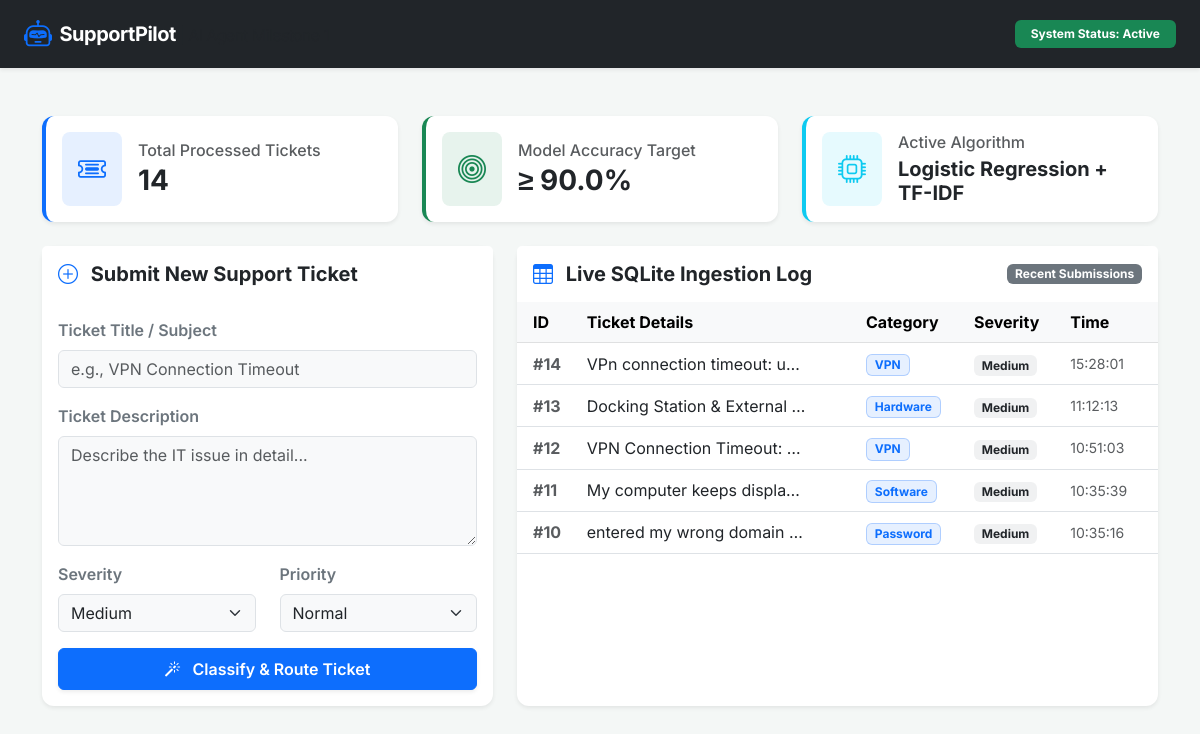
The page / on the database its author committed.
### tables this page shows
CREATE TABLE tickets (
            id INTEGER PRIMARY KEY AUTOINCREMENT,
            title TEXT,
            description TEXT NOT NULL,
            category TEXT,
            confidence REAL,
            severity TEXT,
            priority TEXT,
            status TEXT DEFAULT 'Open',
            created_at TIMESTAMP DEFAULT CURRENT_TIMESTAMP
        );

### app.py (the view)
@app.route('/')
def home():
    recent_tickets = get_recent_tickets()
    total_tickets = get_ticket_stats()
    return render_template('index.html', recent_tickets=recent_tickets, total_tickets=total_tickets)

### app.py (called while the page is built)
def get_recent_tickets():
    if not os.path.exists(DB_NAME):
        return []
    conn = sqlite3.connect(DB_NAME)
    conn.row_factory = sqlite3.Row
    cursor = conn.cursor()
    cursor.execute('SELECT * FROM tickets ORDER BY id DESC LIMIT 5')
    tickets = cursor.fetchall()
    conn.close()
    return tickets

def get_ticket_stats():
    if not os.path.exists(DB_NAME):
        return 0
    conn = sqlite3.connect(DB_NAME)
    cursor = conn.cursor()
    cursor.execute('SELECT COUNT(*) FROM tickets')
    count = cursor.fetchone()[0]
    conn.close()
    return count

### templates/index.html (shortened to what this page needs)
<!DOCTYPE html>
<html lang="en">
<head>
    <link href="https://cdn.jsdelivr.net/npm/bootstrap@5.3.0/dist/css/bootstrap.min.css" rel="stylesheet">
    <link href="https://cdn.jsdelivr.net/npm/bootstrap-icons@1.10.5/font/bootstrap-icons.css" rel="stylesheet">
</head>
<body>
    <nav class="navbar navbar-expand-lg navbar-dark bg-dark shadow-sm">
        <div class="container-fluid px-4">
            <a class="navbar-brand d-flex align-items-center" href="#">
                <i class="bi bi-robot text-primary fs-3 me-2"></i>
                <span>SupportPilot <span class="text-muted fw-light fs-6">| AI Agent Milestone 1</span></span>
            </a>
            <span class="badge bg-success px-3 py-2">System Status: Active</span>
        </div>
    </nav>
    <div class="container my-5">
        <div class="row g-4 mb-4">
            <div class="col-md-4">
                <div class="card stat-card shadow-sm p-3 bg-white">
                    <div class="d-flex align-items-center">
                        <div class="flex-shrink-0 bg-primary bg-opacity-10 text-primary p-3 rounded-3 fs-3">
                            <i class="bi bi-ticket-detailed"></i>
                        </div>
                        <div class="ms-3">
                            <h6 class="text-muted mb-1">Total Processed Tickets</h6>
                            <h3 class="fw-bold mb-0">{{ total_tickets }}</h3>
                        </div>
                    </div>
                </div>
            </div>
            <div class="col-md-4">
                <div class="card stat-card border-success shadow-sm p-3 bg-white" style="border-left-color: #198754 !important;">
                    <div class="d-flex align-items-center">
                        <div class="flex-shrink-0 bg-success bg-opacity-10 text-success p-3 rounded-3 fs-3">
                            <i class="bi bi-bullseye"></i>
                        </div>
                        <div class="ms-3">
                            <h6 class="text-muted mb-1">Model Accuracy Target</h6>
                            <h3 class="fw-bold mb-0">&ge; 90.0%</h3>
                        </div>
                    </div>
                </div>
            </div>
            <div class="col-md-4">
                <div class="card stat-card border-info shadow-sm p-3 bg-white" style="border-left-color: #0dcaf0 !important;">
                    <div class="d-flex align-items-center">
                        <div class="flex-shrink-0 bg-info bg-opacity-10 text-info p-3 rounded-3 fs-3">
                            <i class="bi bi-cpu"></i>
                        </div>
                        <div class="ms-3">
                            <h6 class="text-muted mb-1">Active Algorithm</h6>
                            <h5 class="fw-bold mb-0">Logistic Regression + TF-IDF</h5>
                        </div>
                    </div>
                </div>
            </div>
        </div>
        <div class="row g-4">
            <div class="col-lg-5">
                <div class="card shadow-sm h-100">
                    <div class="card-header bg-white py-3 border-bottom-0">
                        <h5 class="fw-bold mb-0"><i class="bi bi-plus-circle text-primary me-2"></i> Submit New Support Ticket</h5>
                    </div>
                    <div class="card-body">
                        <form action="/predict" method="POST">
                            <div class="mb-3">
                                <label for="ticket_title" class="form-label fw-semibold text-secondary">Ticket Title / Subject</label>
                                <input type="text" class="form-control bg-light" id="ticket_title" name="ticket_title" placeholder="e.g., VPN Connection Timeout" required>
                            </div>
                            <div class="mb-3">
                                <label for="ticket" class="form-label fw-semibold text-secondary">Ticket Description</label>
                                <textarea class="form-control bg-light" id="ticket" name="ticket" rows="4" placeholder="Describe the IT issue in detail..." required></textarea>
                            </div>
                            <div class="row mb-3">
                                <div class="col-6">
                                    <label for="severity" class="form-label fw-semibold text-secondary">Severity</label>
                                    <select class="form-select bg-light" id="severity" name="severity">
                                        <option value="Medium" selected>Medium</option>
                                    </select>
                                </div>
                                <div class="col-6">
                                    <label for="priority" class="form-label fw-semibold text-secondary">Priority</label>
                                    <select class="form-select bg-light" id="priority" name="priority">
                                        <option value="Normal" selected>Normal</option>
                                    </select>
                                </div>
                            </div>
                            <button type="submit" class="btn btn-primary w-100 py-2 fw-semibold shadow-sm">
                                <i class="bi bi-magic me-2"></i> Classify & Route Ticket
                            </button>
                        </form>
                    </div>
                </div>
            </div>
            <div class="col-lg-7">
                <div class="card shadow-sm h-100">
                    <div class="card-header bg-white py-3 border-bottom-0 d-flex justify-content-between align-items-center">
                        <h5 class="fw-bold mb-0"><i class="bi bi-table text-primary me-2"></i> Live SQLite Ingestion Log</h5>
                        <span class="badge bg-secondary">Recent Submissions</span>
                    </div>
                    <div class="card-body p-0">
                        <div class="table-responsive">
                            <table class="table table-hover align-middle mb-0">
                                <thead class="table-light">
                                    <tr>
                                        <th class="ps-3">ID</th>
                                        <th>Ticket Details</th>
                                        <th>Category</th>
                                        <th>Severity</th>
                                        <th class="pe-3">Time</th>
                                    </tr>
                                </thead>
                                <tbody>
                                    {% if recent_tickets %}
                                        {% for t in recent_tickets %}
                                        <tr>
                                            <td class="ps-3 fw-bold text-muted">#{{ t['id'] }}</td>
                                            <td>
                                                <div class="text-truncate" style="max-width: 220px;" title="{{ t['description'] }}">
                                                    {{ t['description'] }}
                                                </div>
                                            </td>
                                            <td><span class="badge bg-primary bg-opacity-10 text-primary border border-primary border-opacity-25">{{ t['category'] }}</span></td>
                                            <td><span class="badge bg-secondary bg-opacity-10 text-dark">{{ t['severity'] }}</span></td>
                                            <td class="pe-3 small text-muted">{{ t['created_at'].split(' ')[1] if t['created_at'] else 'Just now' }}</td>
                                        </tr>
                                        {% endfor %}
                                    {% endif %}
                                </tbody>
                            </table>
                        </div>
                    </div>
                </div>
            </div>
        </div>
    </div>
</body>
</html>

### templates/index.html (style rules this page uses)
body { font-family: 'Inter', sans-serif; background-color: #f4f7f6; }
.navbar-brand { font-weight: 700; letter-spacing: -0.5px; }
.card { border: none; border-radius: 12px; }
.stat-card { border-left: 4px solid #0d6efd; transition: transform 0.2s; }

### rows shown on the page
tickets: id "14", description "VPn connection timeout: u…", category "VPN", severity "Medium", created_at "15:28:01"
tickets: id "13", description "Docking Station & External…", category "Hardware", severity "Medium", created_at "11:12:13"
tickets: id "12", description "VPN Connection Timeout:…", category "VPN", severity "Medium", created_at "10:51:03"
tickets: id "11", description "My computer keeps displa…", category "Software", severity "Medium", created_at "10:35:39"
tickets: id "10", description "entered my wrong domain…", category "Password", severity "Medium", created_at "10:35:16"

### other values the page prints
{{ total_tickets }} "14"
